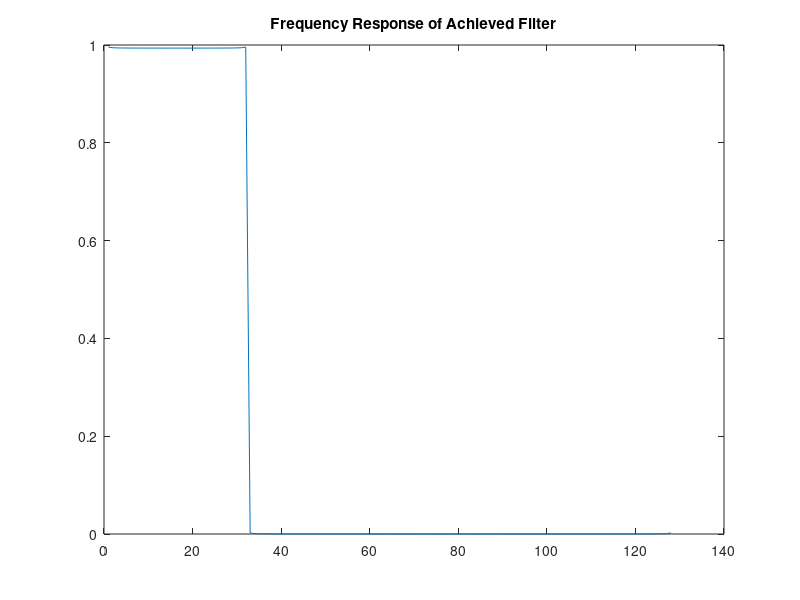
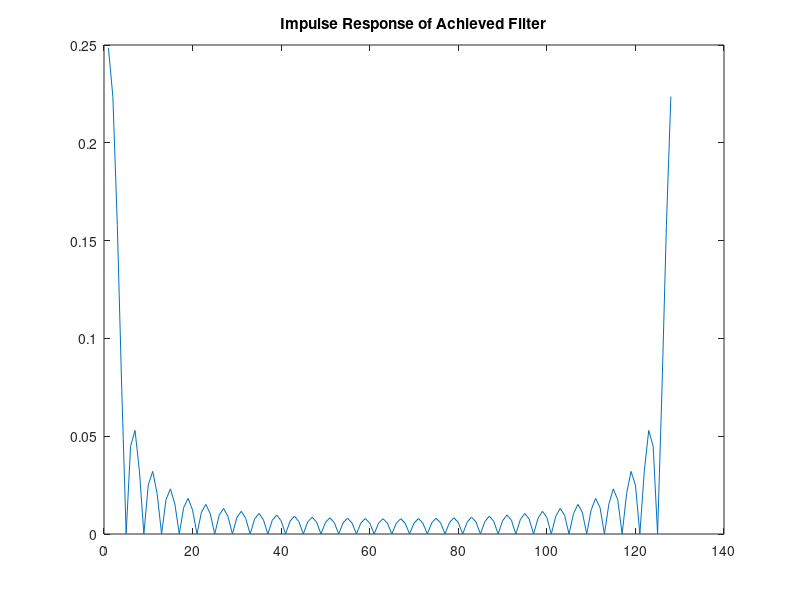

These charts were generated, in order, by the following MATLAB code:
n = 2^7;
B = 2^2;

H = [ones(n/B, 1); zeros(n-n/B, 1)];
h = ifft(H);

sigma = B*sqrt(log(n));

g = gausswin(n, 1/sigma);
G = fft(g);

f = g.*h;
F = fft(f);

figure;
plot(abs(F));
title("Frequency Response of Achieved Filter");
figure;
plot(abs(f));
title("Impulse Response of Achieved Filter");

